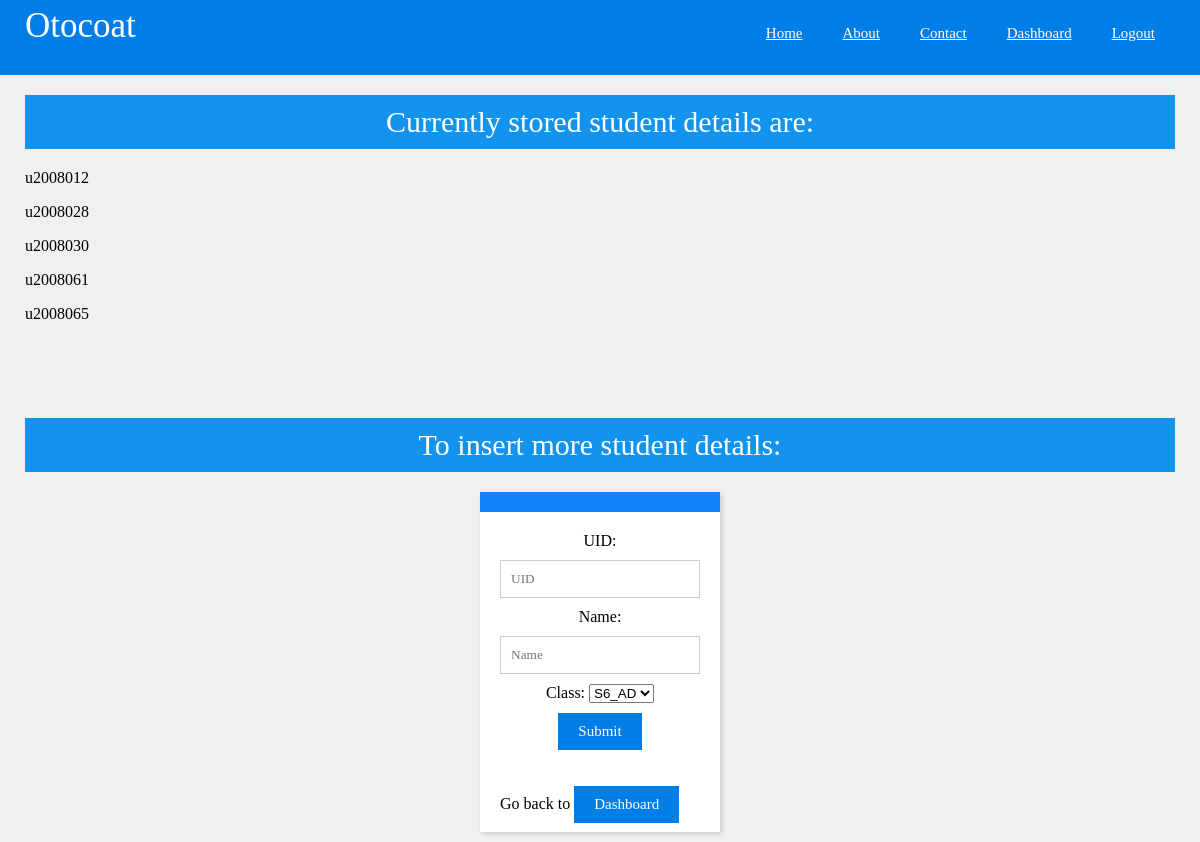
/student (signed in), run on an earlier commit of the app's database.
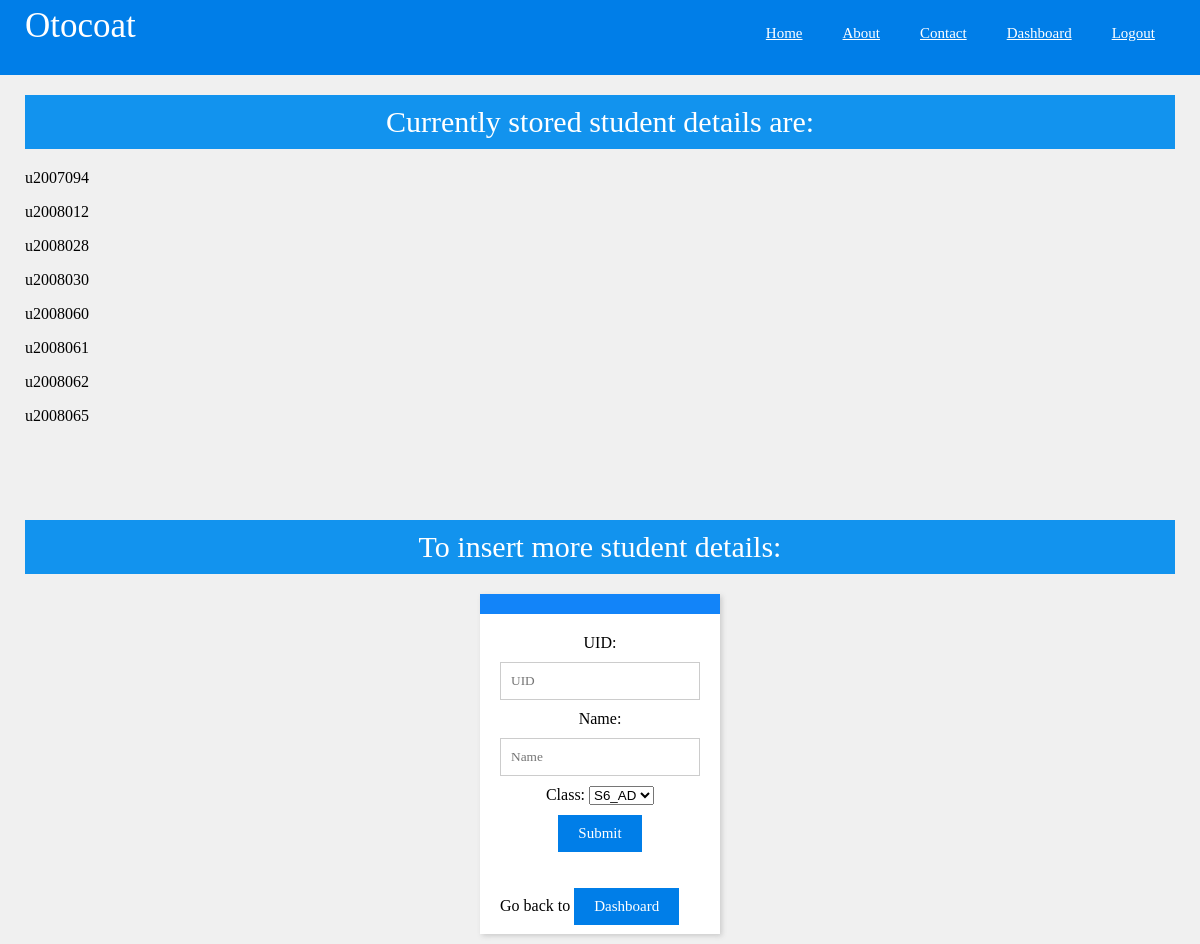
And on a later commit of the database.
### models/students.py (models this page shows)
class Students(db.Model):
	uid = db.Column(db.String, primary_key = True)
	name = db.Column(db.String)
	theclass = db.Column(db.String, db.ForeignKey('classes.theclass'))
	assign_1 = db.relationship('Assignment_1', lazy = True)
	assign_2 = db.relationship('Assignment_2', lazy = True)
	endsem = db.relationship("Endsem", lazy = True)
	intern_1 = db.relationship("Internals_1", lazy = True)
	intern_2 = db.relationship("Internals_2", lazy = True)

### routes/student.py (the view, shortened to what this page needs)
@students.route("/student", methods = ["GET", "POST"])
@login_required
def student():
	if request.method == "GET":
		alist = db.session.execute(db.select(Students.uid)).all()
		blist = []
		for i in alist:
			blist.append(i[0])
		clist = db.session.execute(db.select(Classes.theclass)).all()
		dlist = []
		for i in clist:
			dlist.append(i[0])
		return render_template("student.html", thelist = blist, alist = dlist)

### main.py (called while the page is built)
@lm.user_loader
def user_loader(email):
	theusers = db.session.execute(db.select(Users.email)).all()
	users = []
	for i in theusers:
		users.append(i[0])
	if email not in users:
		return
	user = Auser()
	user.id = email
	return user

### templates/student.html (shortened to what this page needs)
<html>
	<head>
		<link rel = "stylesheet" type = "text/css" href = "/static/css/style.css">
	</head>
	<body>
		<div class=nav>
			<div class=margin>
				<h1>Otocoat</h1>
				<div class=link>
					<a href="/index" class=nl>Home</a>
					<a href="/about" class=nl>About</a>
					<a href="/contact" class=nl>Contact</a>
					<a href = "/adash" class = nl>Dashboard</a>
					<a href = "/logout" class = nl>Logout</a>
				</div>
			</div>
		</div>
		<div class=margin>
			<h5>Currently stored student details are:</h5>
			{% for i in thelist %}
			<p>{{i}}</p>
			{% endfor %}
			<h5>To insert more student details:</h5>
			<center>
				<div class=j>
					<h3></h3>
			<form method = "post" autocomplete="off">
				<div class = "TextBoxdiv">
					<label for = "uid">UID: </label>
					<input type = "text" name = "uid" placeholder = "UID" id = "uid">
				</div>
				<div class = "TextBoxdiv">
					<label for = "name">Name: </label>
					<input type = "text" name = "name" placeholder = "Name" id = "name">
				</div>
				<div class = "TextBoxdiv">
					<label for = "classes">Class: </label>
					<select id = "classes" name = "classy">
						{% for i in alist %}
						<option value = "{{i}}">{{i}}</option>
						{% endfor %}
					</select>
				</div>
				<button>Submit</button>
			</form>
			<p>Go back to <a href = "/dash"><button>Dashboard</button></a></p>
	</body>
</html>

What changed in the data, as far as the page shows it:
added Students: uid "u2007094"
added Students: uid "u2008060"
added Students: uid "u2008062"
